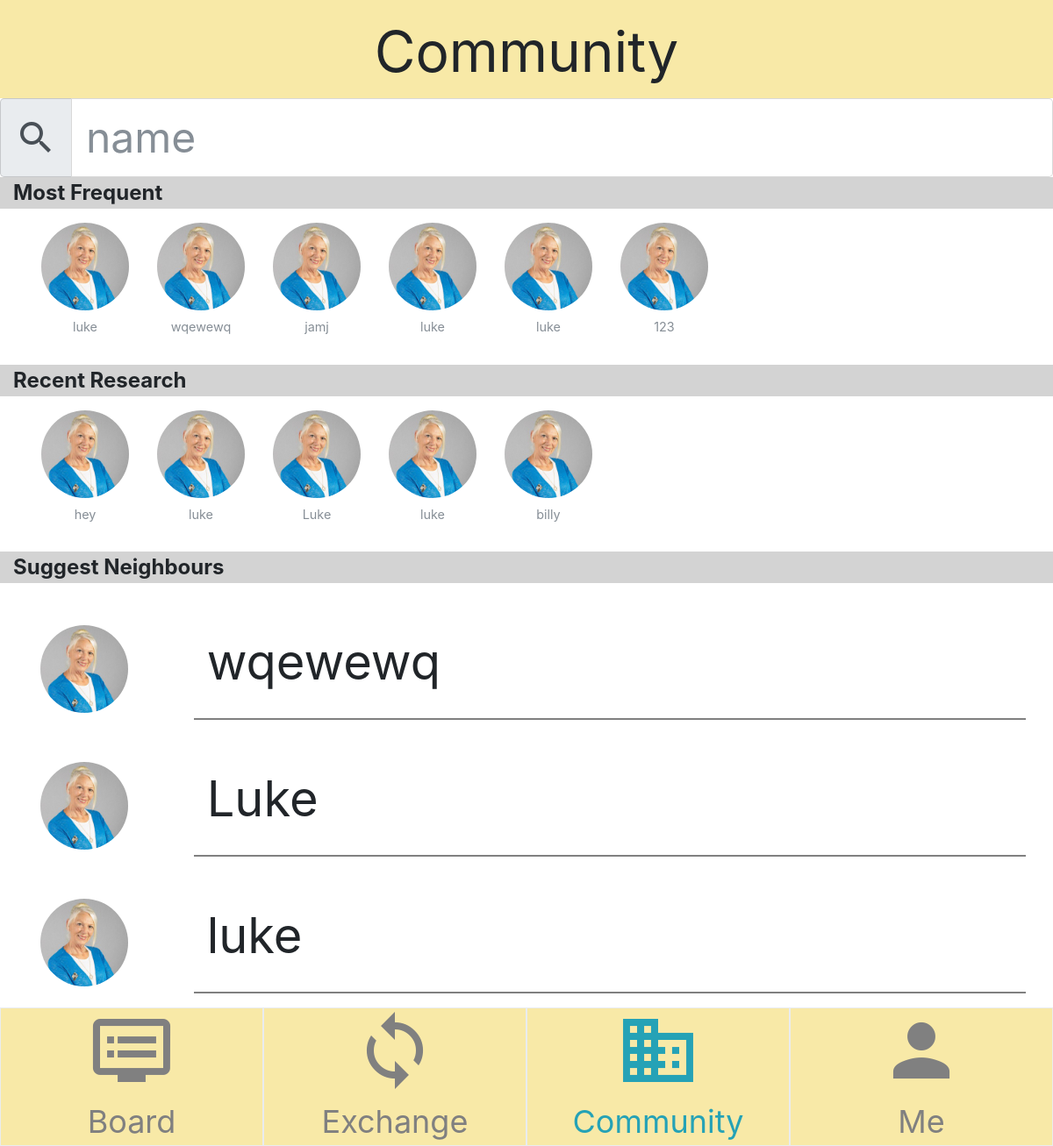
The page /website_V3_Final/community.php (signed in) on the database its author committed.
### tables this page shows
CREATE TABLE `users3500` (
  `userId` int(11) NOT NULL,
  `userName` varchar(30) NOT NULL,
  `userEmail` varchar(60) NOT NULL,
  `userPass` varchar(255) NOT NULL,
  `addressline1` varchar(200) DEFAULT NULL,
  `addressline2` varchar(200) DEFAULT NULL,
  `country` varchar(50) DEFAULT NULL,
  `zipcode` varchar(10) DEFAULT NULL,
  `city` varchar(50) DEFAULT NULL,
  `admin` int(11) NOT NULL DEFAULT '0'
);

### website_V3_Final/community.php (the view, shortened to what this page needs)
<?php
include_once 'dbconnect.php';
 $user = $conn->query("SELECT * FROM `users3500`");
 $row=$user;
 $user1 = $conn->query("SELECT * FROM `users3500`");
 $row1=$user1;
 $user2 = $conn->query("SELECT * FROM `users3500`");
 $row2=$user2;
?>
<!DOCTYPE html>
<html>
	<head>
		<link rel="stylesheet" type="text/css" href="css/bootstrap-grid.css">
		<link rel="stylesheet" type="text/css" href="css/bootstrap-reboot.css">
		<link rel="stylesheet" type="text/css" href="css/bootstrap.css">
		<link rel="stylesheet" href="open-iconic/css/open-iconic-bootstrap.css">
		<link rel="stylesheet" type="text/css" href="css/material_icons.css">
		<link rel="stylesheet" type="text/css" href="css/croppie.css" />
		<link rel="stylesheet" type="text/css" href="css/style.css">
	</head>
	<body>
		<header class="header">
			<div class="container-fluid">
				<div class="row justify-content-md-center">
					<div class="col-2">
					</div>
					<div class="col col-8">
						<p class="title">Community</p>
					</div>
					<div class="col-2">
					</div>
				</div>
			</div>
		</header>
		<div class="container-fluid content">
			<div class="row">
				<div class="input-group input-group-lg searchbar">
					<span class="input-group-addon" id="sizing-addon1" ><i class="material-icons md-48">search</i></span>
					<input type="text" class="form-control" id="textinput" placeholder="name" aria-label="Username" aria-describedby="sizing-addon1" style="font-size: 3rem;">
				</div>
			</div>
			<div class="row">
				<div class="col-12 namebar">
					<strong>Most Frequent</strong>
				</div>
			</div>
			<div class="row m-3">
			<?php
				while($userRow1 = mysqli_fetch_assoc($row1)){
					if($userRow1['userId']%2 != 0){
						echo "<figure class='figure mx-3'>
							<img src='images/test.jpg' class='figure-img img-fluid rounded-circle' alt='pic' width='100px'>
							<figcaption class='figure-caption cardfont' style='text-align: center;'>".$userRow1['userName']."</figcaption>
							</figure>";
					}
				}
			?>
			</div>
			<div class="row">
				<div class="col-12 namebar">
					<strong>Recent Research</strong>
				</div>
			</div>
			<div class="row m-3">
			<?php
				while($userRow = mysqli_fetch_assoc($row)){
				if($userRow['userId']%2 == 0){
					echo "<figure class='figure mx-3'>
						<img src='images/test.jpg' class='figure-img img-fluid rounded-circle' alt='pic' width='100px'>
						<figcaption class='figure-caption cardfont' style='text-align: center;'>".$userRow['userName']."</figcaption>
						</figure>";
				}
			}
			?>
			</div>
			<div class="listofuser">
				<div class="row">
					<div class="col-12 namebar">
						<strong>Suggest Neighbours</strong>
					</div>
				</div>
				<?php
					while($userRow2 = mysqli_fetch_assoc($row2)){
						if($userRow2['userId']%3 == 0){
							echo "<div class='row m-3 mt-5 user'>
								<div class='col-2'>
									<img src='images/test.jpg' class='figure-img img-fluid rounded-circle' alt='pic' width='100px'>
								</div>
								<div class='col-10 border-top-0 border-right-0 border-left-0' style='border: 2px solid grey'>
									<p class='userlist' style='font-size: 3.5rem;'>".$userRow2['userName']."</p>
								</div>
							</div>";
						}
					}
				?>
			</div>
		</div>
		<footer class="footer">
			<div class="container-fluid">
				<div class="row">
					<div class="col-3 border menubar">
						<a href="board.php">
							<i class="material-icons md-96">dvr</i>
							<br><span>Board</span>
						</a>
					</div>
					<div class="col-3 border menubar">
						<a href="transaction.php">
							<i class="material-icons md-96">loop</i>
							<br><span>Exchange</span>
						</a>
					</div>
					<div class="col-3 border menubar">
						<a href="community.php">
							<i class="material-icons md-96 menuactive">business</i>
							<br><span class="menuactive"">Community</span>
						</a>
					</div>
					<div class="col-3 border menubar">
						<a href="profile.php">
							<i class="material-icons md-96">person</i>
							<br><span>Me</span>
						</a>
					</div>
				</div>
			</div>
		</footer>
	</body>
</html>

### website_V3_Final/css/style.css (style rules this page uses)
.header { position: fixed; top: 0; width: 100%; background-color: #f8e9a7; text-align: center; vertical-align: middle; z-index: 999999; height: auto; }
.header .title { position: relative; font-size: 64px; top:10%; }
.footer { position: fixed; bottom: 0; width: 100%; background-color: #f8e9a7; }
.footer span { font-size: 36px; }
.menubar { text-align: center; color: #d8d8d8; }
.menuactive { color: #25a2b6; }
a { text-decoration: none; color: grey; }
.searchbar { font-size: 3rem; }
.namebar { background-color: lightgrey; text-align: left; font-size: 1.5em; }
.userlist { font-size: 3.5rem; }

### rows shown on the page
users3500: userName "luke"
users3500: userName "wqewewq"
users3500: userName "jamj"
users3500: userName "luke"
users3500: userName "luke"
users3500: userName "123"
users3500: userName "hey"
users3500: userName "luke"
users3500: userName "Luke"
users3500: userName "luke"
users3500: userName "billy"
